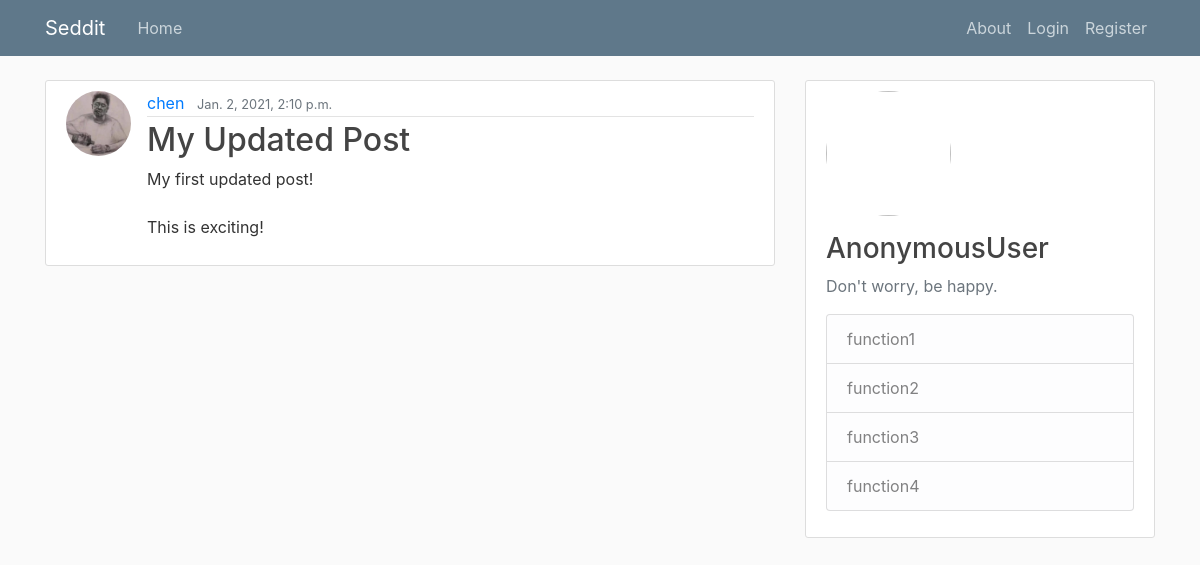
Page /post/25/ on the committed database.
### blog/models.py (models this page shows, shortened)
class Post(models.Model):
    title = models.CharField(max_length=100)
    content = models.TextField()
    date_posted = models.DateTimeField(default=timezone.now())
    author = models.ForeignKey(User, on_delete=models.CASCADE)

### users/models.py (models this page shows, shortened)
class Profile(models.Model):
    user = models.OneToOneField(User, on_delete=models.CASCADE)
    image = models.ImageField(default='default.jpg', upload_to='profile_pics')

### blog/views.py (the view)
# urls.py: path('post/<int:pk>/', PostDetailView.as_view(), name='post-detail'),
class PostDetailView(DetailView):
    model = Post
    template_name = 'blog/post_detail.html'

### blog/templates/blog/post_detail.html (shortened to what this page needs)
{% extends "blog/base.html" %}
{% block content %}
    <article class="media content-section">
      <img class="rounded-circle article-img" src="{{ post.author.profile.image.url }}">
      <div class="media-body">
        <div class="article-metadata">
          <a class="mr-2" href="{% url 'user-posts' post.author.username %}">{{ object.author }}</a>
          <small class="text-muted">{{ object.date_posted }}</small>
        </div>
        <h2 class="article-title" href="#">{{ object.title }}</h2>
        <p class="article-content">{{ object.content }}</p>
      </div>
    </article>
{% endblock content%}

### blog/static/blog/main.css (style rules this page uses)
body { background: #fafafa; color: #333333; margin-top: 5rem; }
h1, h2, h3, h4, h5, h6 { color: #444444; }
.content-section { background: #ffffff; padding: 10px 20px; border: 1px solid #dddddd; border-radius: 3px; margin-bottom: 20px; }
.article-title { color: #444444; }
.article-content { white-space: pre-line; }
.article-img { height: 65px; width: 65px; margin-right: 16px; }
.article-metadata { padding-bottom: 1px; margin-bottom: 4px; border-bottom: 1px solid #e3e3e3 }

### rows in the picture
Post: author.profile.image (picture), author "chen", date_posted "Jan. 2, 2021, 2:10 p.m.", title "My Updated Post", content "My first updated post! This is exciting!"

### other values in the picture
{{ user }} "AnonymousUser"
